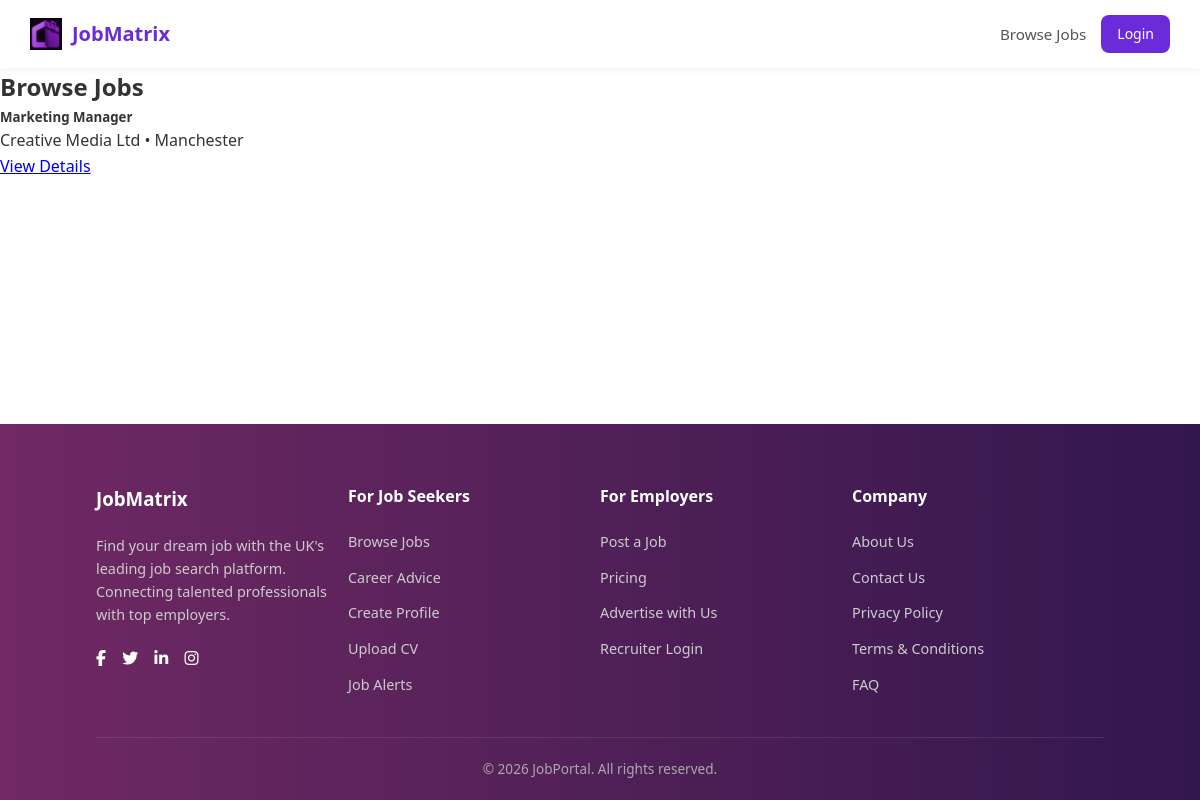
Page /browse.php?keyword=Marketing Manager on the committed database.
### tables this page shows
CREATE TABLE `jobs` (
  `id` int(11) NOT NULL,
  `title` varchar(255) DEFAULT NULL,
  `company` varchar(255) DEFAULT NULL,
  `location` varchar(255) DEFAULT NULL,
  `salary` varchar(100) DEFAULT NULL,
  `type` varchar(50) DEFAULT NULL,
  `category` varchar(100) DEFAULT NULL,
  `description` text DEFAULT NULL,
  `created_at` timestamp NOT NULL DEFAULT current_timestamp(),
  `is_promoted` tinyint(1) DEFAULT 0
);

### browse.php (the view)
<?php
include 'includes/db.php';
include 'includes/header.php';
$keyword = $_GET['keyword'] ?? '';
$sql = "SELECT * FROM jobs";
if($keyword){
    $sql .= " WHERE title LIKE '%$keyword%' OR company LIKE '%$keyword%'";
}
$result = $conn->query($sql);
?>
<div class="container my-5">
<h2>Browse Jobs</h2>
<?php while($job = $result->fetch_assoc()): ?>
<div class="card p-3 mb-3">
  <h5><?= $job['title'] ?></h5>
  <p><?= $job['company'] ?> • <?= $job['location'] ?></p>
  <a href="job.php?id=<?= $job['id'] ?>">View Details</a>
</div>
<?php endwhile; ?>
</div>
<?php include 'includes/footer.php'; ?>

### assets/css/style.css (style rules this page uses)
* { margin: 0; padding: 0; box-sizing: border-box; }
body { font-family: 'Segoe UI', Tahoma, Geneva, Verdana, sans-serif; background-color: white; color: #333; line-height: 1.6; min-height: 100vh; display: flex; flex-direction: column; }

### rows in the picture
jobs: title "Marketing Manager", company "Creative Media Ltd", location "Manchester"
